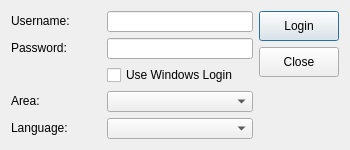
<?xml version="1.0" encoding="UTF-8"?>
<ui version="4.0">
 <class>logindlgClass</class>
 <widget class="QDialog" name="logindlgClass">
  <property name="geometry">
   <rect>
    <x>0</x>
    <y>0</y>
    <width>350</width>
    <height>150</height>
   </rect>
  </property>
  <property name="minimumSize">
   <size>
    <width>350</width>
    <height>150</height>
   </size>
  </property>
  <property name="contextMenuPolicy">
   <enum>Qt::NoContextMenu</enum>
  </property>
  <property name="windowTitle">
   <string notr="true">Identification - APP</string>
  </property>
  <property name="sizeGripEnabled">
   <bool>false</bool>
  </property>
  <property name="modal">
   <bool>false</bool>
  </property>
  <layout class="QHBoxLayout" name="horizontalLayout">
   <item>
    <layout class="QGridLayout" name="gridLayout">
     <item row="0" column="0">
      <widget class="QLabel" name="ID_ST_USERNAME">
       <property name="minimumSize">
        <size>
         <width>90</width>
         <height>20</height>
        </size>
       </property>
       <property name="maximumSize">
        <size>
         <width>90</width>
         <height>20</height>
        </size>
       </property>
       <property name="text">
        <string notr="true">Username:</string>
       </property>
      </widget>
     </item>
     <item row="0" column="1">
      <widget class="QLineEdit" name="username"/>
     </item>
     <item row="1" column="0">
      <widget class="QLabel" name="ID_ST_PASSWORD">
       <property name="minimumSize">
        <size>
         <width>90</width>
         <height>20</height>
        </size>
       </property>
       <property name="maximumSize">
        <size>
         <width>90</width>
         <height>20</height>
        </size>
       </property>
       <property name="text">
        <string notr="true">Password:</string>
       </property>
      </widget>
     </item>
     <item row="4" column="0" colspan="2">
      <widget class="QFrame" name="frLanguage">
       <layout class="QHBoxLayout" name="horizontalLayout_3">
        <property name="leftMargin">
         <number>0</number>
        </property>
        <property name="topMargin">
         <number>0</number>
        </property>
        <property name="rightMargin">
         <number>0</number>
        </property>
        <property name="bottomMargin">
         <number>0</number>
        </property>
        <item>
         <widget class="QLabel" name="ID_ST_LANGUAGE">
          <property name="minimumSize">
           <size>
            <width>90</width>
            <height>20</height>
           </size>
          </property>
          <property name="maximumSize">
           <size>
            <width>90</width>
            <height>20</height>
           </size>
          </property>
          <property name="text">
           <string notr="true">Language:</string>
          </property>
         </widget>
        </item>
        <item>
         <widget class="QComboBox" name="languagename"/>
        </item>
       </layout>
      </widget>
     </item>
     <item row="1" column="1">
      <widget class="QLineEdit" name="password">
       <property name="echoMode">
        <enum>QLineEdit::Password</enum>
       </property>
      </widget>
     </item>
     <item row="5" column="1">
      <spacer name="verticalSpacer_2">
       <property name="orientation">
        <enum>Qt::Vertical</enum>
       </property>
       <property name="sizeHint" stdset="0">
        <size>
         <width>0</width>
         <height>0</height>
        </size>
       </property>
      </spacer>
     </item>
     <item row="3" column="0" colspan="2">
      <widget class="QFrame" name="frArea">
       <layout class="QHBoxLayout" name="horizontalLayout_2">
        <property name="leftMargin">
         <number>0</number>
        </property>
        <property name="topMargin">
         <number>0</number>
        </property>
        <property name="rightMargin">
         <number>0</number>
        </property>
        <property name="bottomMargin">
         <number>0</number>
        </property>
        <item>
         <widget class="QLabel" name="ID_ST_AREA">
          <property name="minimumSize">
           <size>
            <width>90</width>
            <height>20</height>
           </size>
          </property>
          <property name="maximumSize">
           <size>
            <width>90</width>
            <height>20</height>
           </size>
          </property>
          <property name="text">
           <string notr="true">Area:</string>
          </property>
         </widget>
        </item>
        <item>
         <widget class="QComboBox" name="areaname"/>
        </item>
       </layout>
      </widget>
     </item>
     <item row="2" column="1">
      <widget class="QCheckBox" name="cboWindowsLogin">
       <property name="text">
        <string>Use Windows Login</string>
       </property>
      </widget>
     </item>
    </layout>
   </item>
   <item>
    <layout class="QVBoxLayout" name="verticalLayout">
     <item>
      <widget class="QPushButton" name="okBt">
       <property name="minimumSize">
        <size>
         <width>80</width>
         <height>30</height>
        </size>
       </property>
       <property name="text">
        <string>Login</string>
       </property>
      </widget>
     </item>
     <item>
      <widget class="QPushButton" name="cancelBt">
       <property name="minimumSize">
        <size>
         <width>80</width>
         <height>30</height>
        </size>
       </property>
       <property name="text">
        <string>Close</string>
       </property>
      </widget>
     </item>
     <item>
      <spacer name="verticalSpacer">
       <property name="orientation">
        <enum>Qt::Vertical</enum>
       </property>
       <property name="sizeHint" stdset="0">
        <size>
         <width>0</width>
         <height>0</height>
        </size>
       </property>
      </spacer>
     </item>
    </layout>
   </item>
  </layout>
 </widget>
 <layoutdefault spacing="6" margin="11"/>
 <tabstops>
  <tabstop>okBt</tabstop>
  <tabstop>cancelBt</tabstop>
  <tabstop>username</tabstop>
  <tabstop>password</tabstop>
  <tabstop>cboWindowsLogin</tabstop>
  <tabstop>areaname</tabstop>
  <tabstop>languagename</tabstop>
 </tabstops>
 <resources/>
 <connections/>
</ui>
